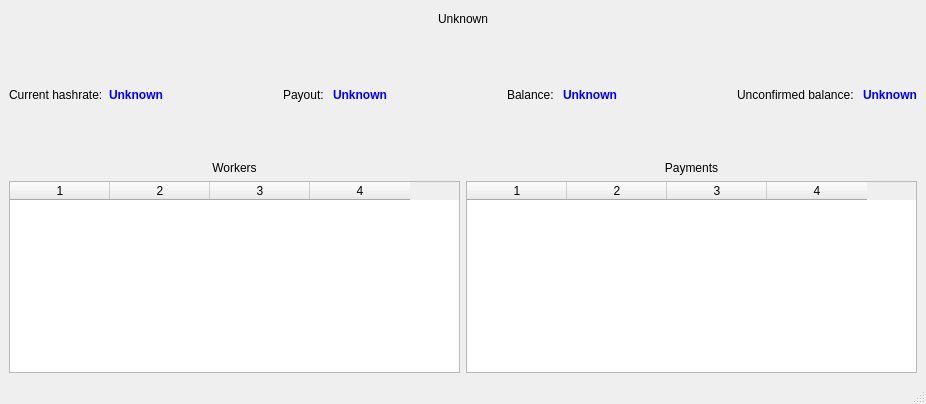
<?xml version="1.0" encoding="UTF-8"?>
<ui version="4.0">
 <class>NanopoolDisplay</class>
 <widget class="QMainWindow" name="NanopoolDisplay">
  <property name="windowModality">
   <enum>Qt::ApplicationModal</enum>
  </property>
  <property name="geometry">
   <rect>
    <x>0</x>
    <y>0</y>
    <width>926</width>
    <height>404</height>
   </rect>
  </property>
  <property name="windowTitle">
   <string>Nanopool account informations</string>
  </property>
  <widget class="QWidget" name="centralwidget">
   <layout class="QVBoxLayout" name="verticalLayout_3">
    <item>
     <layout class="QHBoxLayout" name="horizontalLayout_2">
      <item>
       <spacer name="horizontalSpacer">
        <property name="orientation">
         <enum>Qt::Horizontal</enum>
        </property>
        <property name="sizeHint" stdset="0">
         <size>
          <width>40</width>
          <height>20</height>
         </size>
        </property>
       </spacer>
      </item>
      <item>
       <widget class="QLabel" name="lb_wallet">
        <property name="text">
         <string>Unknown</string>
        </property>
       </widget>
      </item>
      <item>
       <spacer name="horizontalSpacer_6">
        <property name="orientation">
         <enum>Qt::Horizontal</enum>
        </property>
        <property name="sizeHint" stdset="0">
         <size>
          <width>40</width>
          <height>20</height>
         </size>
        </property>
       </spacer>
      </item>
     </layout>
    </item>
    <item>
     <spacer name="verticalSpacer">
      <property name="orientation">
       <enum>Qt::Vertical</enum>
      </property>
      <property name="sizeHint" stdset="0">
       <size>
        <width>20</width>
        <height>35</height>
       </size>
      </property>
     </spacer>
    </item>
    <item>
     <layout class="QHBoxLayout" name="horizontalLayout_6">
      <item>
       <layout class="QHBoxLayout" name="horizontalLayout">
        <item>
         <widget class="QLabel" name="label">
          <property name="text">
           <string>Current hashrate:</string>
          </property>
         </widget>
        </item>
        <item>
         <widget class="QLabel" name="lb_current_hashrate">
          <property name="styleSheet">
           <string notr="true">font-weight: bold;
color: blue;</string>
          </property>
          <property name="text">
           <string>Unknown</string>
          </property>
          <property name="textFormat">
           <enum>Qt::PlainText</enum>
          </property>
         </widget>
        </item>
       </layout>
      </item>
      <item>
       <spacer name="horizontalSpacer_3">
        <property name="orientation">
         <enum>Qt::Horizontal</enum>
        </property>
        <property name="sizeHint" stdset="0">
         <size>
          <width>40</width>
          <height>20</height>
         </size>
        </property>
       </spacer>
      </item>
      <item>
       <layout class="QHBoxLayout" name="horizontalLayout_5">
        <item>
         <widget class="QLabel" name="label_6">
          <property name="text">
           <string>Payout: </string>
          </property>
         </widget>
        </item>
        <item>
         <widget class="QLabel" name="lb_payout">
          <property name="styleSheet">
           <string notr="true">font-weight: bold;
color: blue;</string>
          </property>
          <property name="text">
           <string>Unknown</string>
          </property>
          <property name="textFormat">
           <enum>Qt::PlainText</enum>
          </property>
         </widget>
        </item>
       </layout>
      </item>
      <item>
       <spacer name="horizontalSpacer_5">
        <property name="orientation">
         <enum>Qt::Horizontal</enum>
        </property>
        <property name="sizeHint" stdset="0">
         <size>
          <width>40</width>
          <height>20</height>
         </size>
        </property>
       </spacer>
      </item>
      <item>
       <layout class="QHBoxLayout" name="horizontalLayout_3">
        <item>
         <widget class="QLabel" name="label_2">
          <property name="text">
           <string>Balance: </string>
          </property>
         </widget>
        </item>
        <item>
         <widget class="QLabel" name="lb_balance">
          <property name="styleSheet">
           <string notr="true">font-weight: bold;
color: blue;</string>
          </property>
          <property name="text">
           <string>Unknown</string>
          </property>
          <property name="textFormat">
           <enum>Qt::PlainText</enum>
          </property>
         </widget>
        </item>
       </layout>
      </item>
      <item>
       <spacer name="horizontalSpacer_4">
        <property name="orientation">
         <enum>Qt::Horizontal</enum>
        </property>
        <property name="sizeHint" stdset="0">
         <size>
          <width>40</width>
          <height>20</height>
         </size>
        </property>
       </spacer>
      </item>
      <item>
       <layout class="QHBoxLayout" name="horizontalLayout_4">
        <item>
         <widget class="QLabel" name="label_3">
          <property name="text">
           <string>Unconfirmed balance: </string>
          </property>
         </widget>
        </item>
        <item>
         <widget class="QLabel" name="lb_unconfirmed_balance">
          <property name="styleSheet">
           <string notr="true">font-weight: bold;
color: blue;</string>
          </property>
          <property name="text">
           <string>Unknown</string>
          </property>
          <property name="textFormat">
           <enum>Qt::PlainText</enum>
          </property>
         </widget>
        </item>
       </layout>
      </item>
     </layout>
    </item>
    <item>
     <spacer name="verticalSpacer_2">
      <property name="orientation">
       <enum>Qt::Vertical</enum>
      </property>
      <property name="sizeHint" stdset="0">
       <size>
        <width>20</width>
        <height>35</height>
       </size>
      </property>
     </spacer>
    </item>
    <item>
     <layout class="QHBoxLayout" name="horizontalLayout_7">
      <item>
       <layout class="QVBoxLayout" name="verticalLayout">
        <item>
         <widget class="QLabel" name="label_4">
          <property name="text">
           <string>Workers</string>
          </property>
          <property name="alignment">
           <set>Qt::AlignCenter</set>
          </property>
         </widget>
        </item>
        <item>
         <widget class="QTableWidget" name="tbl_worker">
          <property name="enabled">
           <bool>true</bool>
          </property>
          <property name="editTriggers">
           <set>QAbstractItemView::AnyKeyPressed</set>
          </property>
          <property name="columnCount">
           <number>4</number>
          </property>
          <column/>
          <column/>
          <column/>
          <column/>
         </widget>
        </item>
       </layout>
      </item>
      <item>
       <layout class="QVBoxLayout" name="verticalLayout_2">
        <item>
         <widget class="QLabel" name="label_5">
          <property name="text">
           <string>Payments</string>
          </property>
          <property name="alignment">
           <set>Qt::AlignCenter</set>
          </property>
         </widget>
        </item>
        <item>
         <widget class="QTableWidget" name="tbl_payments">
          <property name="enabled">
           <bool>true</bool>
          </property>
          <property name="editTriggers">
           <set>QAbstractItemView::AnyKeyPressed|QAbstractItemView::EditKeyPressed</set>
          </property>
          <property name="selectionMode">
           <enum>QAbstractItemView::ExtendedSelection</enum>
          </property>
          <property name="columnCount">
           <number>4</number>
          </property>
          <column/>
          <column/>
          <column/>
          <column/>
         </widget>
        </item>
       </layout>
      </item>
     </layout>
    </item>
   </layout>
  </widget>
  <widget class="QMenuBar" name="menubar">
   <property name="geometry">
    <rect>
     <x>0</x>
     <y>0</y>
     <width>926</width>
     <height>21</height>
    </rect>
   </property>
  </widget>
  <widget class="QStatusBar" name="statusbar"/>
 </widget>
 <resources/>
 <connections/>
</ui>
